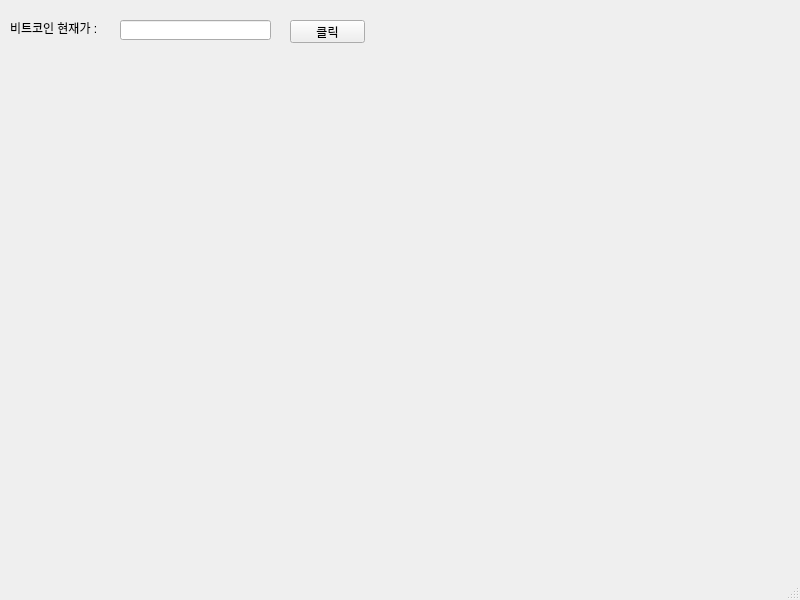
<?xml version="1.0" encoding="UTF-8"?>
<ui version="4.0">
 <class>MainWindow</class>
 <widget class="QMainWindow" name="MainWindow">
  <property name="geometry">
   <rect>
    <x>0</x>
    <y>0</y>
    <width>800</width>
    <height>600</height>
   </rect>
  </property>
  <property name="windowTitle">
   <string>MainWindow</string>
  </property>
  <widget class="QWidget" name="centralwidget">
   <widget class="QPushButton" name="pushButton">
    <property name="geometry">
     <rect>
      <x>290</x>
      <y>20</y>
      <width>75</width>
      <height>23</height>
     </rect>
    </property>
    <property name="text">
     <string>클릭</string>
    </property>
   </widget>
   <widget class="QLabel" name="label">
    <property name="geometry">
     <rect>
      <x>10</x>
      <y>20</y>
      <width>101</width>
      <height>16</height>
     </rect>
    </property>
    <property name="text">
     <string>비트코인 현재가 :</string>
    </property>
   </widget>
   <widget class="QLineEdit" name="lineEdit">
    <property name="geometry">
     <rect>
      <x>120</x>
      <y>20</y>
      <width>151</width>
      <height>20</height>
     </rect>
    </property>
   </widget>
  </widget>
  <widget class="QMenuBar" name="menubar">
   <property name="geometry">
    <rect>
     <x>0</x>
     <y>0</y>
     <width>800</width>
     <height>21</height>
    </rect>
   </property>
  </widget>
  <widget class="QStatusBar" name="statusbar"/>
 </widget>
 <resources/>
 <connections/>
</ui>
